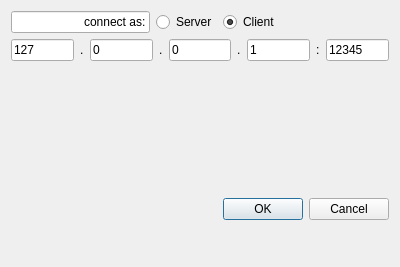
<?xml version="1.0" encoding="UTF-8"?>
<ui version="4.0">
 <class>ConnectDialog</class>
 <widget class="QDialog" name="ConnectDialog">
  <property name="geometry">
   <rect>
    <x>0</x>
    <y>0</y>
    <width>400</width>
    <height>267</height>
   </rect>
  </property>
  <property name="windowTitle">
   <string>Dialog</string>
  </property>
  <layout class="QGridLayout" name="gridLayout">
   <item row="2" column="2">
    <spacer name="verticalSpacer_2">
     <property name="orientation">
      <enum>Qt::Orientation::Vertical</enum>
     </property>
     <property name="sizeHint" stdset="0">
      <size>
       <width>20</width>
       <height>40</height>
      </size>
     </property>
    </spacer>
   </item>
   <item row="3" column="2">
    <widget class="QDialogButtonBox" name="buttonBox">
     <property name="orientation">
      <enum>Qt::Orientation::Horizontal</enum>
     </property>
     <property name="standardButtons">
      <set>QDialogButtonBox::StandardButton::Cancel|QDialogButtonBox::StandardButton::Ok</set>
     </property>
    </widget>
   </item>
   <item row="3" column="0">
    <spacer name="verticalSpacer">
     <property name="orientation">
      <enum>Qt::Orientation::Vertical</enum>
     </property>
     <property name="sizeHint" stdset="0">
      <size>
       <width>20</width>
       <height>40</height>
      </size>
     </property>
    </spacer>
   </item>
   <item row="0" column="2">
    <widget class="QRadioButton" name="radioButtonClient">
     <property name="text">
      <string>Client</string>
     </property>
     <property name="checked">
      <bool>true</bool>
     </property>
    </widget>
   </item>
   <item row="1" column="0" colspan="3">
    <layout class="QHBoxLayout" name="horizontalLayout_3">
     <item>
      <widget class="QLineEdit" name="IP1">
       <property name="text">
        <string>127</string>
       </property>
      </widget>
     </item>
     <item>
      <widget class="QLabel" name="label">
       <property name="text">
        <string>.</string>
       </property>
      </widget>
     </item>
     <item>
      <widget class="QLineEdit" name="IP2">
       <property name="text">
        <string>0</string>
       </property>
      </widget>
     </item>
     <item>
      <widget class="QLabel" name="label_2">
       <property name="text">
        <string>.</string>
       </property>
      </widget>
     </item>
     <item>
      <widget class="QLineEdit" name="IP3">
       <property name="text">
        <string>0</string>
       </property>
      </widget>
     </item>
     <item>
      <widget class="QLabel" name="label_3">
       <property name="text">
        <string>.</string>
       </property>
      </widget>
     </item>
     <item>
      <widget class="QLineEdit" name="IP4">
       <property name="text">
        <string>1</string>
       </property>
      </widget>
     </item>
     <item>
      <widget class="QLabel" name="label_4">
       <property name="text">
        <string>:</string>
       </property>
      </widget>
     </item>
     <item>
      <widget class="QLineEdit" name="Port">
       <property name="text">
        <string>12345</string>
       </property>
      </widget>
     </item>
    </layout>
   </item>
   <item row="0" column="0">
    <widget class="QLineEdit" name="lineEdit">
     <property name="enabled">
      <bool>true</bool>
     </property>
     <property name="text">
      <string>connect as:</string>
     </property>
     <property name="alignment">
      <set>Qt::AlignmentFlag::AlignRight|Qt::AlignmentFlag::AlignTrailing|Qt::AlignmentFlag::AlignVCenter</set>
     </property>
     <property name="readOnly">
      <bool>true</bool>
     </property>
    </widget>
   </item>
   <item row="0" column="1">
    <widget class="QRadioButton" name="radioButtonServer">
     <property name="enabled">
      <bool>true</bool>
     </property>
     <property name="text">
      <string>Server</string>
     </property>
     <property name="checked">
      <bool>false</bool>
     </property>
    </widget>
   </item>
  </layout>
 </widget>
 <resources/>
 <connections>
  <connection>
   <sender>buttonBox</sender>
   <signal>accepted()</signal>
   <receiver>ConnectDialog</receiver>
   <slot>accept()</slot>
   <hints>
    <hint type="sourcelabel">
     <x>248</x>
     <y>254</y>
    </hint>
    <hint type="destinationlabel">
     <x>157</x>
     <y>274</y>
    </hint>
   </hints>
  </connection>
  <connection>
   <sender>buttonBox</sender>
   <signal>rejected()</signal>
   <receiver>ConnectDialog</receiver>
   <slot>reject()</slot>
   <hints>
    <hint type="sourcelabel">
     <x>316</x>
     <y>260</y>
    </hint>
    <hint type="destinationlabel">
     <x>286</x>
     <y>274</y>
    </hint>
   </hints>
  </connection>
 </connections>
</ui>
